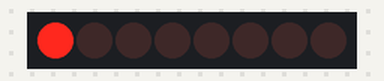
Simulated run of this sketch. Board: Arduino Uno, built with avr-gcc and run on an emulated ATmega328P. Shown: 8 shift-register outputs drawn as a row of LEDs (first output left, lit = HIGH). Wiring (inferred from the names in the program): shift register (74HC595): data pin 12; shift clock pin 11; latch pin 10. Wiring (inferred from the signals the program sends): row of LEDs: on Q0, Q1, Q2, Q3, Q4, Q5, Q6, Q7.

Above: at 0.05 s.
At 0.55 s:
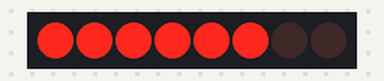
At 0.85 s:
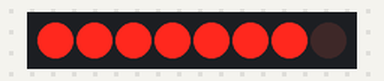
At 1.75 s:
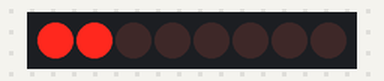
At 2.65 s:
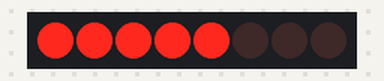
At 3.55 s:
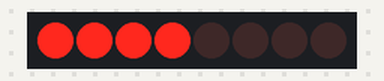
Timing chart, 0 to 3.9 s (numbered marks = the images above):
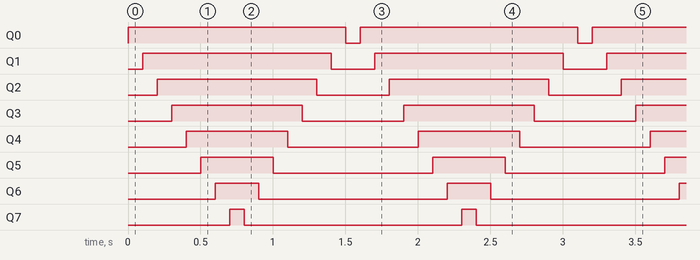

Measured:
- by itself, Q0: alternates HIGH for 1.5 s and LOW for 0.10 s
- by itself, Q1: alternates HIGH for 1.3 s and LOW for 0.30 s
- by itself, Q2: alternates HIGH for 1.1 s and LOW for 0.50 s
- by itself, Q3: alternates HIGH for 0.90 s and LOW for 0.70 s
- by itself, Q4: alternates HIGH for 0.70 s and LOW for 0.90 s
- by itself, Q5: alternates HIGH for 0.50 s and LOW for 1.1 s
- by itself, Q6: alternates HIGH for 0.30 s and LOW for 1.3 s
- by itself, Q7: alternates HIGH for 0.10 s and LOW for 1.5 s

The sketch:

H_m_shift_out.ino
```cpp
int latchPin = 10;//RCK
int clockPin = 11;//SCK
int dataPin = 12;//SDI
void setup() {
  // put your setup code here, to run once:
  pinMode(latchPin, OUTPUT);
  pinMode(clockPin, OUTPUT);
  pinMode(dataPin, OUTPUT);
}
void my_shiftOut(uint8_t dataPin, uint8_t clockPin, uint8_t bitOrder, uint8_t val)
{
  uint8_t i;

  for (i = 0; i < 8; i++)  {
    if (bitOrder == MSBFIRST) {
      digitalWrite(dataPin, val & 1);
      val >>= 1;
    } else {
      digitalWrite(dataPin, (val & 128) != 0 );
      val <<= 1;
    }

    digitalWrite(clockPin, HIGH);
    digitalWrite(clockPin, LOW);
  }
}

byte outPut=0x00;
void set_led(int index, int state)
{
    outPut = (outPut & ~ (1 << index)); // dich bit truoc nhan xog roi dao
    outPut = outPut | (state << index);//
    my_shiftOut(dataPin, clockPin, LSBFIRST, outPut);
    digitalWrite(latchPin,HIGH);
    digitalWrite(latchPin,LOW);
}
void loop() {
  for (int i=0; i<8; i++)
  {
    set_led(i,HIGH);
    delay(100);
  }

  for (int i=7; i>=0; i--)
  {
    set_led(i,LOW);
    delay(100);
  }
}
```
